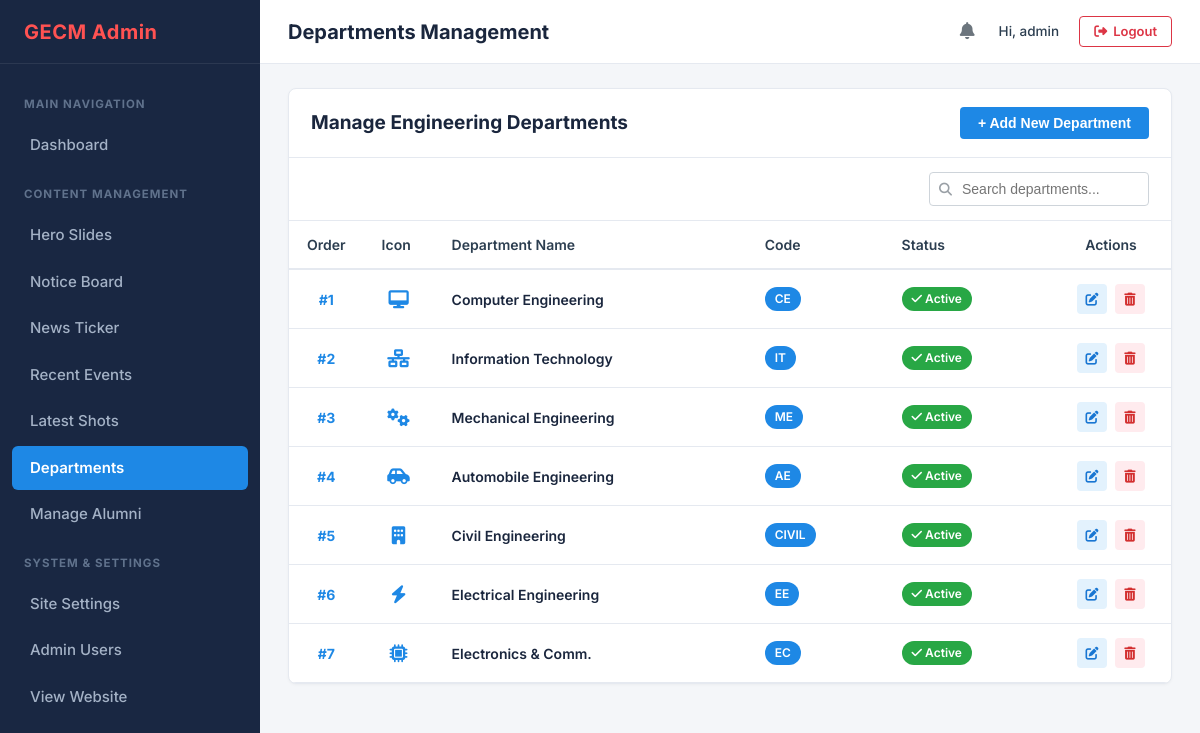
The page /admin/departments.php (signed in) on the database as committed earlier.
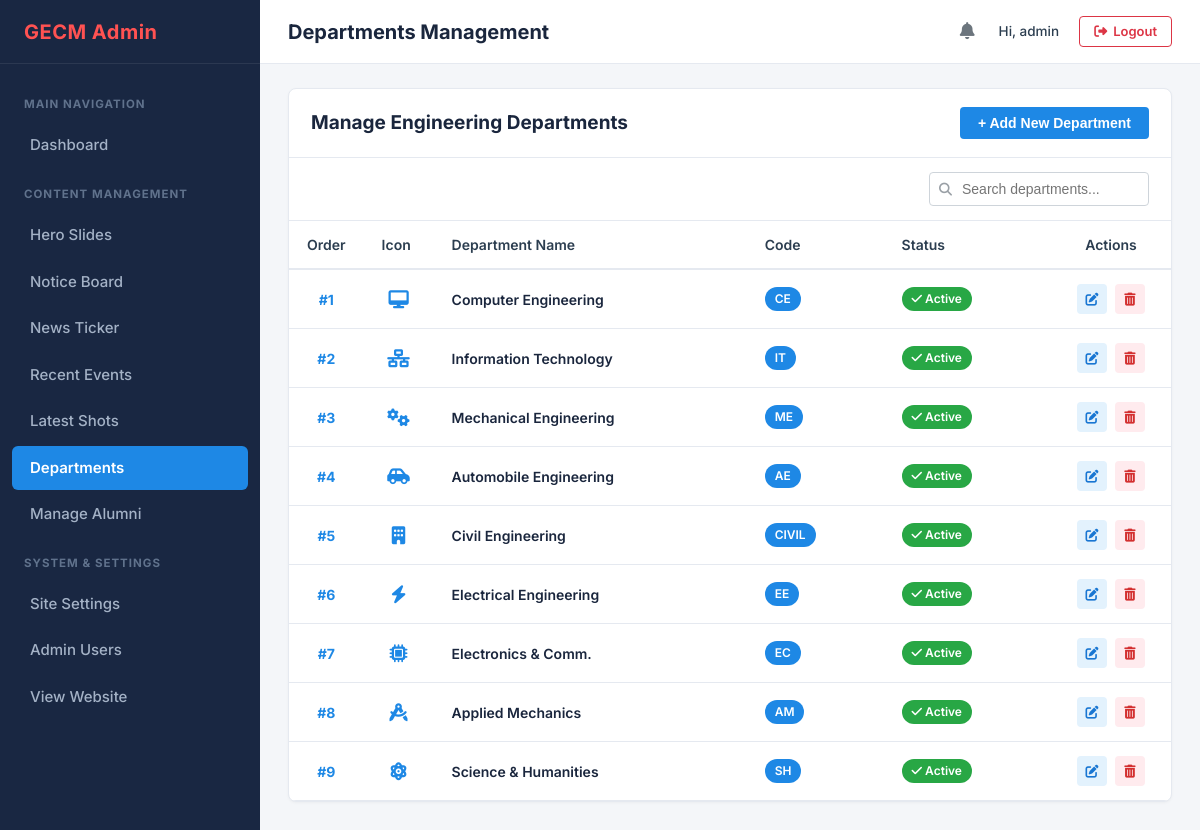
The same page on the database as committed later.
### tables this page shows
CREATE TABLE IF NOT EXISTS `departments` (
    `id` INT AUTO_INCREMENT PRIMARY KEY,
    `name` VARCHAR(150) NOT NULL,
    `code` VARCHAR(20) NOT NULL UNIQUE,
    `icon_class` VARCHAR(100) NOT NULL DEFAULT 'fas fa-graduation-cap',
    `learn_more_url` VARCHAR(255) DEFAULT '#',
    `display_order` INT NOT NULL DEFAULT 0,
    `is_active` TINYINT(1) NOT NULL DEFAULT 1,
    `created_at` TIMESTAMP DEFAULT CURRENT_TIMESTAMP,
    INDEX `idx_dept_active` (`is_active`, `display_order`)
);

### admin/includes/auth.php (called while the page is built, shortened)
<?php
function getLoggedInAdmin() {
    return [
        'id'       => $_SESSION['admin_id'] ?? 1,
        'username' => $_SESSION['admin_username'] ?? 'admin',
        'role'     => $_SESSION['admin_role'] ?? 'super_admin'
    ];
}

### admin/departments.php (the view, shortened to what this page needs)
<?php
require_once __DIR__ . '/includes/auth.php';
$pdo = getDBConnection();
$departments = [];
if ($pdo) {
    $stmt = $pdo->query("SELECT * FROM departments ORDER BY display_order ASC, id ASC");
    $departments = $stmt->fetchAll();
}
$current_page = 'departments';
$page_title = 'Departments Management';
require_once __DIR__ . '/includes/header.php';
?>
<div class="admin-card">
    <div class="card-top">
        <div class="card-title-group">
            <h2 class="card-title">Manage Engineering Departments</h2>
        </div>
        <button type="button" class="btn-add-new" onclick="openModal('addDeptModal')">
            + Add New Department
        </button>
    </div>
    <div class="card-actions-row">
        <div class="card-filters" style="margin-left: auto;">
            <div class="search-input-group">
                <i class="fas fa-search"></i>
                <input type="text" class="search-input" placeholder="Search departments..." data-table-search="deptsTable">
            </div>
        </div>
    </div>
    <div class="table-responsive">
        <table class="admin-table" id="deptsTable">
            <thead>
                <tr>
                    <th style="width: 60px;">Order</th>
                    <th style="width: 70px;">Icon</th>
                    <th>Department Name</th>
                    <th>Code</th>
                    <th>Status</th>
                    <th style="width: 120px; text-align: center;">Actions</th>
                </tr>
            </thead>
            <tbody>
                <?php foreach ($departments as $row): ?>
                <tr data-status="<?= $row['is_active'] ? 'active' : 'inactive' ?>">
                    <td style="font-weight: 700; color: #1e88e5; text-align: center;">#<?= $row['display_order'] ?></td>
                    <td style="text-align: center; font-size: 18px; color: #1e88e5;">
                        <i class="<?= htmlspecialchars($row['icon_class']) ?>"></i>
                    </td>
                    <td style="font-weight: 600; color: #1a263d;">
                        <?= htmlspecialchars($row['name']) ?>
                    </td>
                    <td>
                        <span class="badge badge-primary"><?= htmlspecialchars($row['code']) ?></span>
                    </td>
                    <td>
                        <a href="departments.php?toggle=<?= $row['id'] ?>" title="Click to toggle status">
                            <?php if ($row['is_active']): ?>
                                <span class="badge badge-success"><i class="fas fa-check"></i> Active</span>
                            <?php else: ?>
                                <span class="badge badge-secondary"><i class="fas fa-eye-slash"></i> Inactive</span>
                            <?php endif; ?>
                        </a>
                    </td>
                    <td style="text-align: center;">
                        <div class="table-actions" style="justify-content: center;">
                            <a href="departments.php?edit=<?= $row['id'] ?>" class="btn-table-action btn-edit" title="Edit">
                                <i class="fas fa-edit"></i>
                            </a>
                            <a href="departments.php?delete=<?= $row['id'] ?>" class="btn-table-action btn-delete" title="Delete" onclick="return confirm('Delete this department?');">
                                <i class="fas fa-trash-alt"></i>
                            </a>
                        </div>
                    </td>
                </tr>
                <?php endforeach; ?>
            </tbody>
        </table>
    </div>
</div>
<?php require_once __DIR__ . '/includes/footer.php'; ?>

### admin/includes/header.php (shortened to what this page needs)
<?php
require_once __DIR__ . '/auth.php';
$admin = getLoggedInAdmin();
$current_page = $current_page ?? 'dashboard';
$page_title = $page_title ?? 'Dashboard Overview';
?>
<!DOCTYPE html>
<html lang="en">
<head>
    <link rel="stylesheet" href="https://cdnjs.cloudflare.com/ajax/libs/font-awesome/6.5.1/css/all.min.css">
    <link rel="stylesheet" href="css/admin.css">
</head>
<body>
    <div class="admin-layout">
        <aside class="admin-sidebar" id="adminSidebar">
            <div class="sidebar-header">
                <a href="dashboard.php" class="sidebar-brand">
                    GECM Admin
                </a>
            </div>
            <ul class="sidebar-menu">
                <li class="menu-category">Main Navigation</li>
                <li class="menu-item <?= ($current_page === 'dashboard') ? 'active' : '' ?>">
                    <a href="dashboard.php" class="menu-link">
                        <span>Dashboard</span>
                    </a>
                </li>
                <li class="menu-category">Content Management</li>
                <li class="menu-item <?= ($current_page === 'hero') ? 'active' : '' ?>">
                    <a href="hero.php" class="menu-link">
                        <span>Hero Slides</span>
                    </a>
                </li>
                <li class="menu-item <?= ($current_page === 'notices') ? 'active' : '' ?>">
                    <a href="notices.php" class="menu-link">
                        <span>Notice Board</span>
                    </a>
                </li>
                <li class="menu-item <?= ($current_page === 'ticker') ? 'active' : '' ?>">
                    <a href="ticker.php" class="menu-link">
                        <span>News Ticker</span>
                    </a>
                </li>
                <li class="menu-item <?= ($current_page === 'events') ? 'active' : '' ?>">
                    <a href="events.php" class="menu-link">
                        <span>Recent Events</span>
                    </a>
                </li>
                <li class="menu-item <?= ($current_page === 'shots') ? 'active' : '' ?>">
                    <a href="shots.php" class="menu-link">
                        <span>Latest Shots</span>
                    </a>
                </li>
                <li class="menu-item <?= ($current_page === 'departments') ? 'active' : '' ?>">
                    <a href="departments.php" class="menu-link">
                        <span>Departments</span>
                    </a>
                </li>
                <li class="menu-item <?= ($current_page === 'alumni') ? 'active' : '' ?>">
                    <a href="alumni.php" class="menu-link">
                        <span>Manage Alumni</span>
                    </a>
                </li>
                <li class="menu-category">System & Settings</li>
                <li class="menu-item <?= ($current_page === 'settings') ? 'active' : '' ?>">
                    <a href="settings.php" class="menu-link">
                        <span>Site Settings</span>
                    </a>
                </li>
                <li class="menu-item <?= ($current_page === 'admins') ? 'active' : '' ?>">
                    <a href="admins.php" class="menu-link">
                        <span>Admin Users</span>
                    </a>
                </li>
                <li class="menu-item">
                    <a href="../index.php" target="_blank" class="menu-link">
                        <span>View Website</span>
                    </a>
                </li>
            </ul>
        </aside>
        <div class="admin-main">
            <header class="admin-topbar">
                <div class="topbar-left">
                    <h1 class="page-title"><?= htmlspecialchars($page_title) ?></h1>
                </div>
                <div class="topbar-right">
                    <div class="topbar-bell" title="Notifications">
                        <i class="fas fa-bell"></i>
                    </div>
                    <div class="topbar-user">
                        Hi, <?= htmlspecialchars($admin['username']) ?>
                    </div>
                    <a href="logout.php" class="btn-logout">
                        <i class="fas fa-sign-out-alt"></i> Logout
                    </a>
                </div>
            </header>
            <main class="admin-content">

### admin/includes/footer.php (shortened to what this page needs)
        </main>
    </div>
</div>
</body>
</html>

Rows that differ between the two databases and show on the page:
added departments: display_order "8", name "Applied Mechanics", code "AM", is_active 1 (drawn)
added departments: display_order "9", name "Science & Humanities", code "SH", is_active 1 (drawn)
